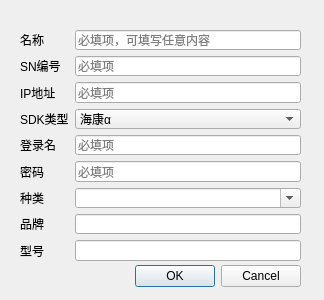
<?xml version="1.0" encoding="UTF-8"?>
<ui version="4.0">
 <class>AddWindow</class>
 <widget class="QDialog" name="AddWindow">
  <property name="geometry">
   <rect>
    <x>0</x>
    <y>0</y>
    <width>324</width>
    <height>300</height>
   </rect>
  </property>
  <property name="windowTitle">
   <string>添加设备</string>
  </property>
  <widget class="QDialogButtonBox" name="btn_submit">
   <property name="geometry">
    <rect>
     <x>20</x>
     <y>260</y>
     <width>281</width>
     <height>32</height>
    </rect>
   </property>
   <property name="orientation">
    <enum>Qt::Horizontal</enum>
   </property>
   <property name="standardButtons">
    <set>QDialogButtonBox::Cancel|QDialogButtonBox::Ok</set>
   </property>
  </widget>
  <widget class="QWidget" name="formLayoutWidget">
   <property name="geometry">
    <rect>
     <x>20</x>
     <y>30</y>
     <width>281</width>
     <height>231</height>
    </rect>
   </property>
   <layout class="QFormLayout" name="from_camera">
    <item row="0" column="0">
     <widget class="QLabel" name="Label_6">
      <property name="text">
       <string>名称</string>
      </property>
     </widget>
    </item>
    <item row="0" column="1">
     <widget class="QLineEdit" name="box_name">
      <property name="placeholderText">
       <string>必填项，可填写任意内容</string>
      </property>
     </widget>
    </item>
    <item row="1" column="0">
     <widget class="QLabel" name="label">
      <property name="text">
       <string>SN编号</string>
      </property>
     </widget>
    </item>
    <item row="1" column="1">
     <widget class="QLineEdit" name="box_sn">
      <property name="placeholderText">
       <string>必填项</string>
      </property>
     </widget>
    </item>
    <item row="2" column="0">
     <widget class="QLabel" name="label_2">
      <property name="text">
       <string>IP地址</string>
      </property>
     </widget>
    </item>
    <item row="2" column="1">
     <widget class="QLineEdit" name="box_address">
      <property name="placeholderText">
       <string>必填项</string>
      </property>
     </widget>
    </item>
    <item row="3" column="0">
     <widget class="QLabel" name="sDKLabel">
      <property name="text">
       <string>SDK类型</string>
      </property>
     </widget>
    </item>
    <item row="3" column="1">
     <widget class="QComboBox" name="box_action_type">
      <property name="currentIndex">
       <number>0</number>
      </property>
      <item>
       <property name="text">
        <string>海康α</string>
       </property>
      </item>
      <item>
       <property name="text">
        <string>海康β</string>
       </property>
      </item>
     </widget>
    </item>
    <item row="4" column="0">
     <widget class="QLabel" name="Label">
      <property name="text">
       <string>登录名</string>
      </property>
     </widget>
    </item>
    <item row="4" column="1">
     <widget class="QLineEdit" name="box_user_name">
      <property name="placeholderText">
       <string>必填项</string>
      </property>
     </widget>
    </item>
    <item row="5" column="0">
     <widget class="QLabel" name="Label_2">
      <property name="text">
       <string>密码</string>
      </property>
     </widget>
    </item>
    <item row="5" column="1">
     <widget class="QLineEdit" name="box_password">
      <property name="placeholderText">
       <string>必填项</string>
      </property>
     </widget>
    </item>
    <item row="6" column="0">
     <widget class="QLabel" name="Label_3">
      <property name="text">
       <string>种类</string>
      </property>
     </widget>
    </item>
    <item row="6" column="1">
     <widget class="QComboBox" name="box_kind">
      <property name="editable">
       <bool>true</bool>
      </property>
      <property name="currentIndex">
       <number>-1</number>
      </property>
      <item>
       <property name="text">
        <string>摄像头</string>
       </property>
      </item>
     </widget>
    </item>
    <item row="7" column="0">
     <widget class="QLabel" name="Label_4">
      <property name="text">
       <string>品牌</string>
      </property>
     </widget>
    </item>
    <item row="7" column="1">
     <widget class="QLineEdit" name="box_brand"/>
    </item>
    <item row="8" column="0">
     <widget class="QLabel" name="Label_5">
      <property name="text">
       <string>型号</string>
      </property>
     </widget>
    </item>
    <item row="8" column="1">
     <widget class="QLineEdit" name="box_model"/>
    </item>
   </layout>
  </widget>
 </widget>
 <resources/>
 <connections>
  <connection>
   <sender>btn_submit</sender>
   <signal>accepted()</signal>
   <receiver>AddWindow</receiver>
   <slot>accept()</slot>
   <hints>
    <hint type="sourcelabel">
     <x>248</x>
     <y>254</y>
    </hint>
    <hint type="destinationlabel">
     <x>157</x>
     <y>274</y>
    </hint>
   </hints>
  </connection>
  <connection>
   <sender>btn_submit</sender>
   <signal>rejected()</signal>
   <receiver>AddWindow</receiver>
   <slot>reject()</slot>
   <hints>
    <hint type="sourcelabel">
     <x>316</x>
     <y>260</y>
    </hint>
    <hint type="destinationlabel">
     <x>286</x>
     <y>274</y>
    </hint>
   </hints>
  </connection>
 </connections>
</ui>
